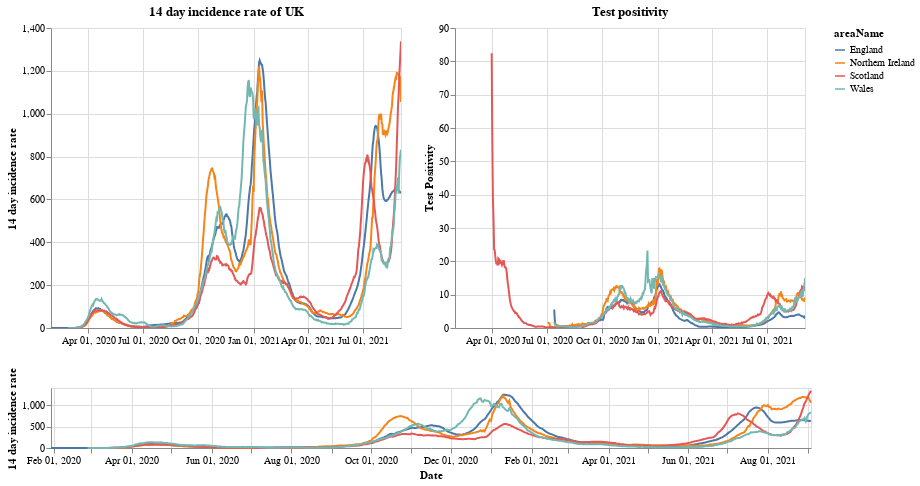

Write notebook code for a chart like this one.
### Markdown cell above
# Plots

First a plot with each country in the UK. The top right shows the positivity rate for (which is the percentage of registered tests which were positive) while the top left is the 14 day incidence rate. The bottom chart can be used to select the timeframe (does not work on a mobile device).

### Code cell
#collapse
brush = alt.selection(type='interval', name='DateBrush',encodings=['x'],fields=['Time'])
leg_selection = alt.selection_multi(fields=['areaName'], bind='legend')

base = alt.Chart(uk_cases).mark_line().encode(
    x=alt.X("yearmonthdate(date):T", axis=alt.Axis(title='Date')),
    y=alt.Y("twoWeeklyCasesRate:Q", axis=alt.Axis(title='14 day incidence rate')),
    tooltip=['areaName', 'date','twoWeeklyCasesRate', 'testPositivity'],
    color='areaName',
    opacity=alt.condition(leg_selection, alt.value(2), alt.value(0.1))
).add_selection(leg_selection).properties(width=350)

upper = base.encode(alt.X('yearmonthdate(date):T', axis=alt.Axis(title=''),
                         scale=alt.Scale(domain=brush))
                   ).properties(title=f'14 day incidence rate of UK')
upper_right = upper.encode(alt.Y('testPositivity:Q', axis=alt.Axis(title='Test Positivity'))).properties(title='Test positivity')
lower = base.properties(height=60, width = 760).add_selection(brush)

(upper | upper_right) & lower

### Figure 1 — Vega-Lite specification as saved in the notebook (floating-point values rounded to 4 significant figures; data arrays with more than 128 entries replaced by an {"elided": "..."} marker saying what was removed)
{"config": {"view": {"continuousWidth": 400, "continuousHeight": 300}}, "vconcat": [{"hconcat": [{"mark": "line", "encoding": {"color": {"type": "nominal", "field": "areaName"}, "opacity": {"condition": {"value": 2, "selection": "selector001"}, "value": 0.1}, "tooltip": [{"type": "nominal", "field": "areaName"}, {"type": "temporal", "field": "date"}, {"type": "quantitative", "field": "twoWeeklyCasesRate"}, {"type": "quantitative", "field": "testPositivity"}], "x": {"type": "temporal", "axis": {"title": ""}, "field": "date", "scale": {"domain": {"selection": "DateBrush"}}, "timeUnit": "yearmonthdate"}, "y": {"type": "quantitative", "axis": {"title": "14 day incidence rate"}, "field": "twoWeeklyCasesRate"}}, "selection": {"selector001": {"type": "multi", "fields": ["areaName"], "bind": "legend"}}, "title": "14 day incidence rate of UK", "width": 350}, {"mark": "line", "encoding": {"color": {"type": "nominal", "field": "areaName"}, "opacity": {"condition": {"value": 2, "selection": "selector001"}, "value": 0.1}, "tooltip": [{"type": "nominal", "field": "areaName"}, {"type": "temporal", "field": "date"}, {"type": "quantitative", "field": "twoWeeklyCasesRate"}, {"type": "quantitative", "field": "testPositivity"}], "x": {"type": "temporal", "axis": {"title": ""}, "field": "date", "scale": {"domain": {"selection": "DateBrush"}}, "timeUnit": "yearmonthdate"}, "y": {"type": "quantitative", "axis": {"title": "Test Positivity"}, "field": "testPositivity"}}, "selection": {"selector001": {"type": "multi", "fields": ["areaName"], "bind": "legend"}}, "title": "Test positivity", "width": 350}]}, {"mark": "line", "encoding": {"color": {"type": "nominal", "field": "areaName"}, "opacity": {"condition": {"value": 2, "selection": "selector001"}, "value": 0.1}, "tooltip": [{"type": "nominal", "field": "areaName"}, {"type": "temporal", "field": "date"}, {"type": "quantitative", "field": "twoWeeklyCasesRate"}, {"type": "quantitative", "field": "testPositivity"}], "x": {"type": "temporal", "axis": {"title": "Date"}, "field": "date", "timeUnit": "yearmonthdate"}, "y": {"type": "quantitative", "axis": {"title": "14 day incidence rate"}, "field": "twoWeeklyCasesRate"}}, "height": 60, "selection": {"selector001": {"type": "multi", "fields": ["areaName"], "bind": "legend"}, "DateBrush": {"type": "interval", "encodings": ["x"], "fields": ["Time"]}}, "width": 760}], "data": {"name": "data-293cde4ddfbb90aec0a786632809c257"}, "$schema": "https://vega.github.io/schema/vega-lite/v4.8.1.json", "datasets": {"data-293cde4ddfbb90aec0a786632809c257": {"elided": "2240 records"}}}
